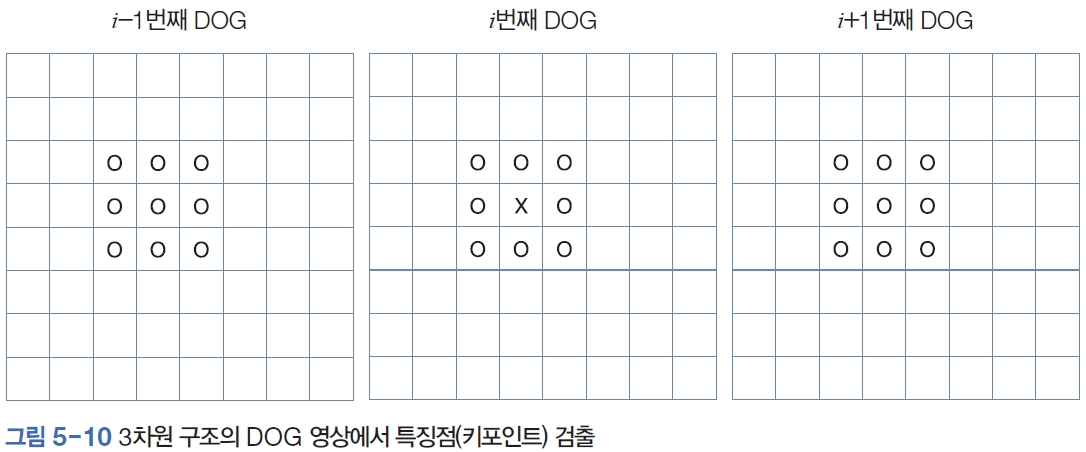
#> input picture ch05_feature/그림 5-10.jpg, 1086 x 452 px, given in place of zener_star.jpg, which was not available
$ jupyter execute --allow-errors features1.ipynb   (text cells are left out)
#> lines starting #> are read from the running program, lines starting #| are printed output that depends on the picture; after the words box and inside, x2 and y2 are one past the last pixel; in counts of white or black regions, pixels touching at a corner belong together; pictures that were not available may be replaced by others from this repository, and a replacement may not be noted
[cell 1]
from IPython.display import Image

[cell 2]
Image("그림 5-2.jpg", width=1024)

[cell 3]
Image("그림 5-3.jpg", width=1024)

[cell 4]
Image("그림 5-4.jpg", width=720)

[cell 5]
Image("curvature.jpg", width=640)

[cell 6]
Image("표 5-1.jpg", width=720)

[cell 7]
Image("그림 5-5.jpg", width=640)

[cell 8]
Image("그림 5-6.jpg", width=720)

[cell 9]
import cv2
import numpy as np
import matplotlib.pyplot as plt

#1. 실험 이미지 읽기
#filepath = 'triangle.png' # 'zener_star.jpg'
filepath = 'zener_star.jpg'
src = cv2.imread(filepath)
#> src is the input picture: shape (452, 1086, 3); mean B, G, R 247.5, 246.6, 245.5

# 변형
'''
rows, cols, channels = src.shape

# Rotation 변화, Invariant?
M = cv2.getRotationMatrix2D( (cols/2, rows/2),  45, 1.0 )  # center, rotation, scale
src = cv2.warpAffine( src, M, (cols, rows), borderValue=(255, 255, 255))  # 변형하고 주변을 하얀색으로 채움

# Scale 변화! invariant?
M = cv2.getRotationMatrix2D( (cols/2, rows/2),  45, 1.5 )  # center, rotation, scale
src = cv2.warpAffine( src, M, (cols, rows), borderValue=(255, 255, 255))  # 변형하고 주변을 하얀색으로 채움
'''

gray = cv2.cvtColor(src, cv2.COLOR_BGR2GRAY)

#2 해리스 코너 적용
bs = 5;  #5
res = cv2.cornerHarris(gray, blockSize=bs, ksize=3, k=0.04)
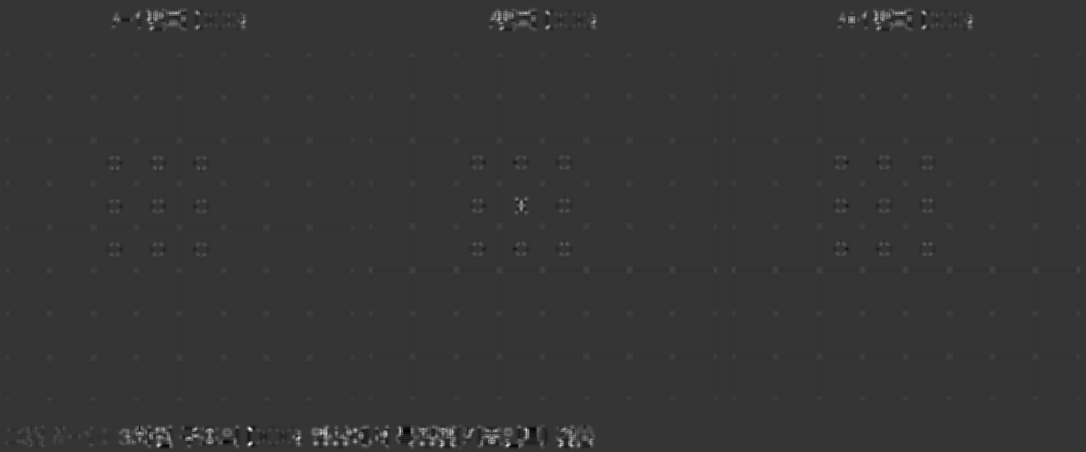
#> res: shape (452, 1086) float32; min -0.0168, max 0.0636, mean 0.000178; drawn with min black and max white

# visualize
#> (the rest of this cell did not finish here and is left out)

[cell 10]
#3. Non-Max Supression 알고리즘 대신 간단하게 Cetroid 를 찾음.
#   TODO: 이진영상에서 연결영역을 찾고, 각 연결 영역 단위로 mask를 만들어서
#         MinMaxLoc(arr, mask=NULL) 사용하여 위치를 찾으면 될것으로 보임.
#         관심있는 학생들을 한번 시도해 보길.
T_harris = 0.01 #0.02
ret, res_bin = cv2.threshold(res, T_harris, 255, cv2.THRESH_BINARY)
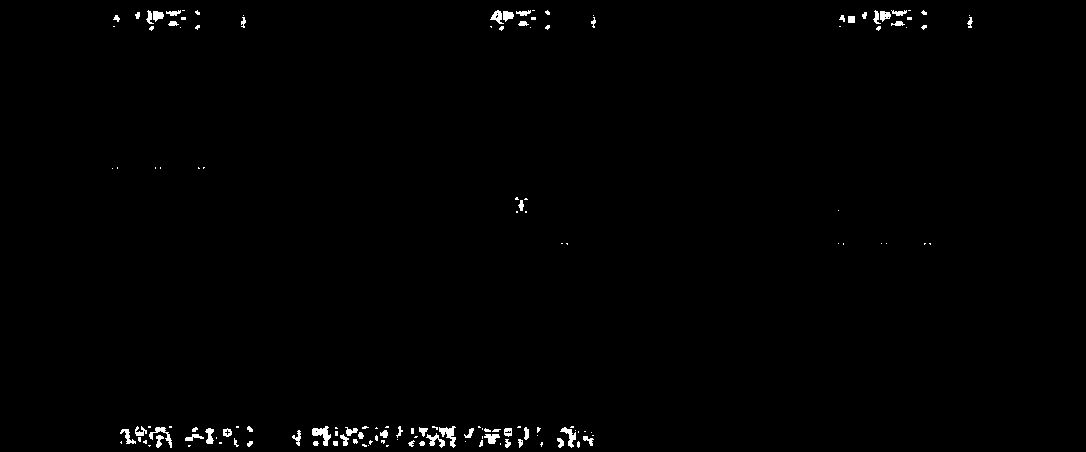
#> res_bin: shape (452, 1086) float32; 0.77% white; 143 white regions (86 under 20 px), largest, box (x1, y1, x2, y2) and area: (312, 426, 331, 446) 181, (439, 426, 456, 448) 168, (149, 427, 172, 448) 133
#> ret = 0.01
res_bin = cv2.dilate(res_bin, None) # 3x3 rect kernel
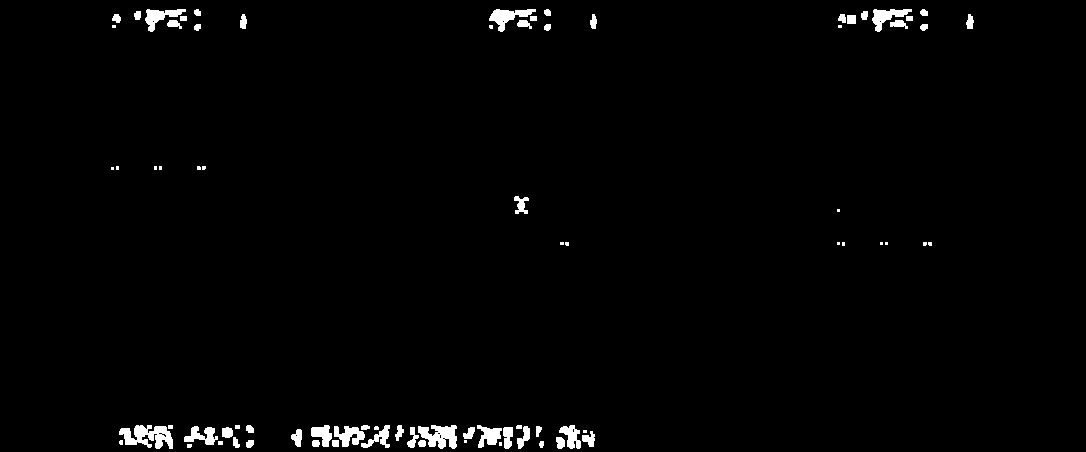
#> res_bin: shape (452, 1086) float32; 1.6% white; 78 white regions (24 under 20 px), largest, box (x1, y1, x2, y2) and area: (119, 425, 173, 449) 780, (418, 425, 457, 449) 617, (489, 9, 536, 32) 450
res_bin = np.uint8(res_bin)
ret, labels, stats, centroids = cv2.connectedComponentsWithStats(res_bin)
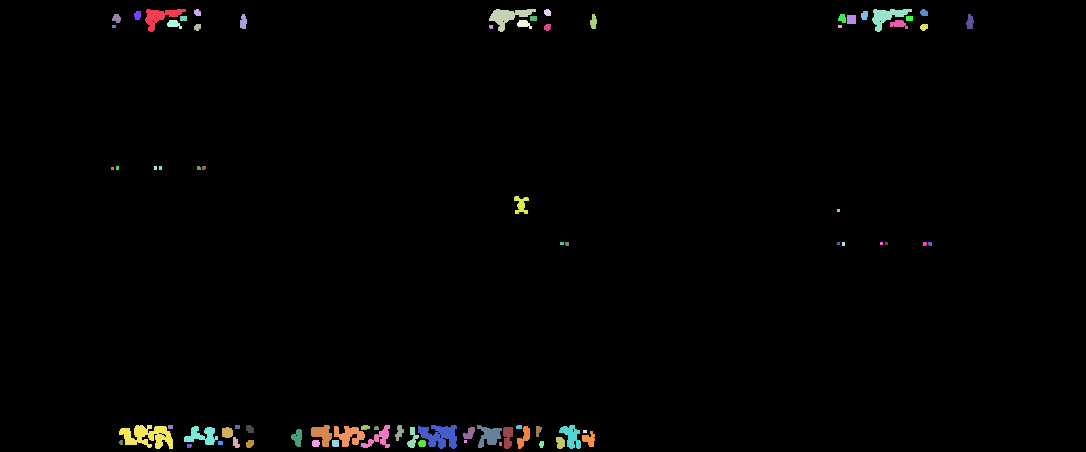
#> labels: shape (452, 1086) int32; 79 distinct labels, from 0 to 78; one colour per label, 0 black
#> ret = 79; stats = 79 rows, first 6: [0, 0, 1086, 452, 483119], [145, 9, 41, 23, 392], [194, 9, 7, 7, 40], [489, 9, 47, 23, 450], [544, 9, 7, 7, 41], [872, 9, 40, 23, 396]; centroids = 79 pairs, first value 112 to 969.6, second value 12.15 to 445.4
#print('centroids.shape=', centroids.shape)
#print('centroids=',centroids)
centroids = np.float32(centroids[1:, :])  # 배경영역제거
#> centroids = 78 pairs, first value 112 to 969.6, second value 12.15 to 445.4

#3. subpixel 검색
term_crit=(cv2.TERM_CRITERIA_MAX_ITER + cv2.TERM_CRITERIA_EPS,10, 0.001)
corners = cv2.cornerSubPix(gray, centroids, (5,5), (-1,-1), term_crit)
#> corners = 78 pairs, first value 112.4 to 971.4, second value 11.06 to 447.4
#print('corners=',corners)

dst = src.copy()
for x, y in corners:
    cv2.circle(dst, (int(x), int(y)), 3, (0,0,255), 2)
#> this loop made 78 passes
#> (x, y) on passes 1 to 12: (163.5, 14.07), (195.7, 11.14), (508.5, 15.1), (546.2, 11.06), (891, 11.69), (922.4, 11.09), (138.5, 13.31), (865.3, 13.25), (116, 17.53), (244.7, 19.44), (595.2, 19.42), (841.7, 17.42)
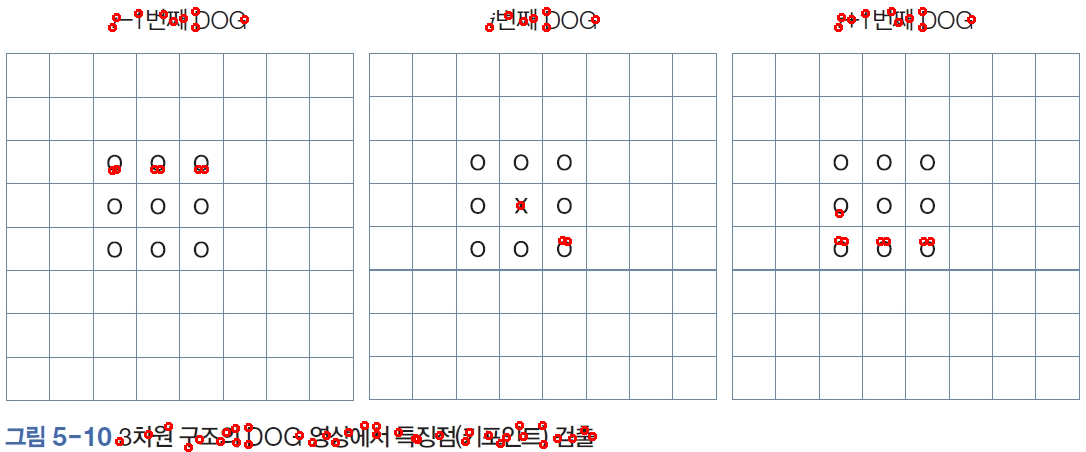
#> dst: shape (452, 1086, 3); 0.91% of pixels changed, all inside (x1, y1, x2, y2) = (108, 7, 976, 452)

#> (the rest of this cell did not finish here and is left out)

$ run again, on ch05_feature/그림 5-11.jpg
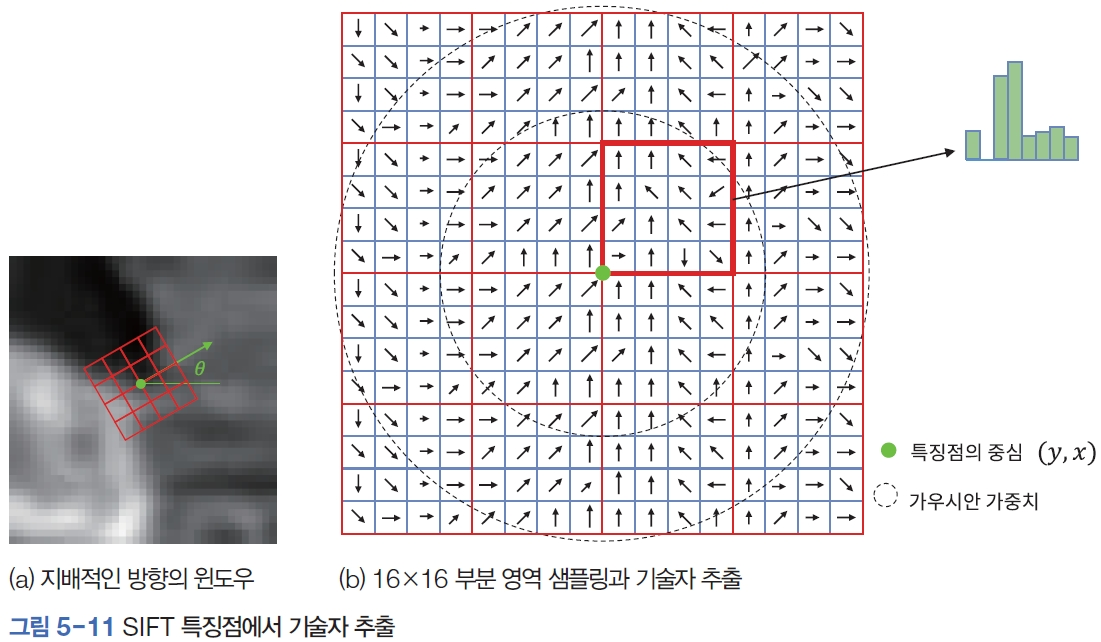
#> input picture ch05_feature/그림 5-11.jpg, 1101 x 642 px, given in place of zener_star.jpg, which was not available
#> src is the input picture: shape (642, 1101, 3); mean B, G, R 224.5, 223.3, 224.7
#> `ret, res_bin = cv2.threshold(res, T_harris, 255, cv2.THRESH_BINARY)`:
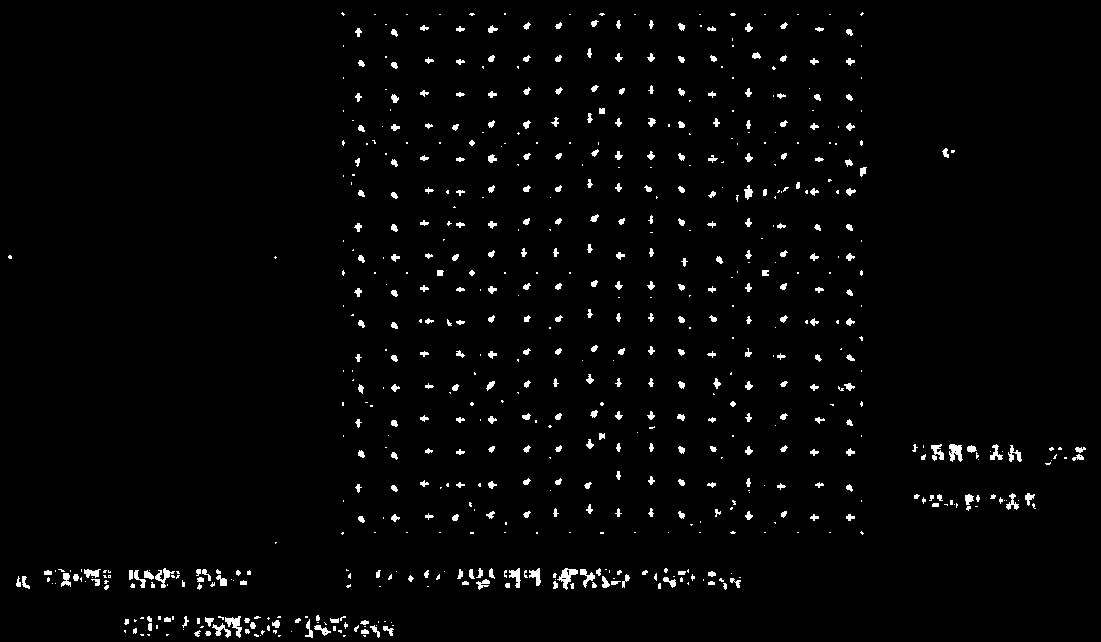
#> res_bin: shape (642, 1101) float32; 2.2% white; 686 white regions (332 under 20 px), largest, box (x1, y1, x2, y2) and area: (557, 568, 578, 590) 191, (949, 444, 963, 462) 170, (225, 616, 242, 638) 166
#> `ret, res_bin = cv2.threshold(res, T_harris, 255, cv2.THRESH_BINARY)`: ret = 0.01
#> labels: shape (642, 1101) int32; 563 distinct labels, from 0 to 562
#> `ret, labels, stats, centroids = cv2.connectedComponentsWithStats(res_b..`: ret = 563; stats = 563 rows, first 6: [0, 0, 1101, 642, 673751], [340, 11, 6, 6, 28], [859, 11, 6, 6, 28], [373, 13, 4, 3, 12], [405, 13, 4, 3, 12], [438, 13, 4, 3, 12]; centroids = 563 pairs, first value 9.58 to 1078.7, second value 13.5 to 634.4
#> `centroids = np.float32(centroids[1:, :])`: centroids = 562 pairs, first value 9.58 to 1078.7, second value 13.5 to 634.4
#> corners = 562 pairs, first value 8.56 to 1079.1, second value 11.57 to 635.9
#> the loop `for x, y in corners:` made 562 passes
#> (x, y) on passes 1 to 3: (341.3, 12.31), (862.7, 12.32), (374.5, 12.45)
#> after the loop `for x, y in corners:`:
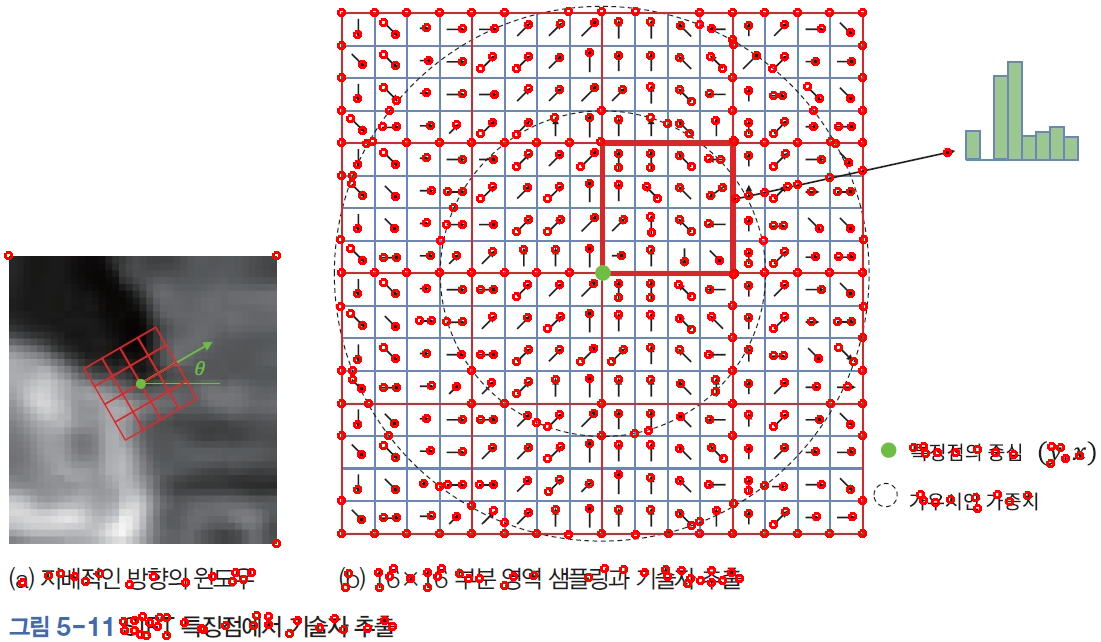
#> dst: shape (642, 1101, 3); 4.66% of pixels changed, all inside (x1, y1, x2, y2) = (4, 7, 1084, 640)

$ run again, on ch05_feature/그림 5-17.jpg
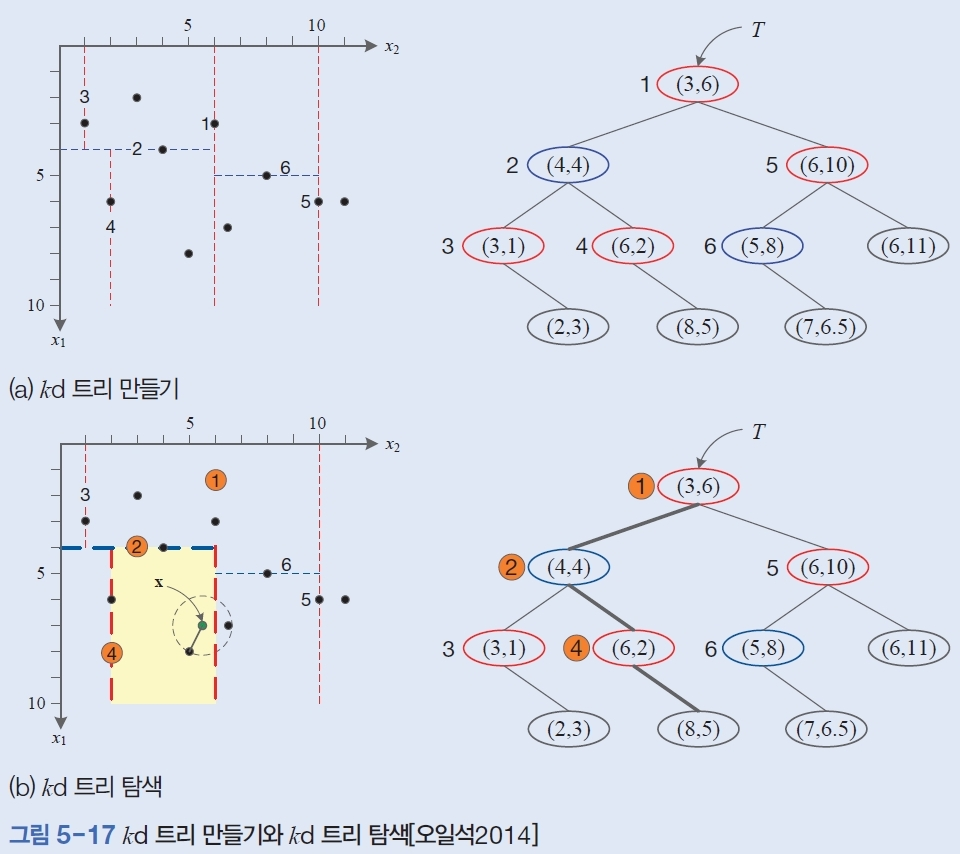
#> input picture ch05_feature/그림 5-17.jpg, 960 x 854 px, given in place of zener_star.jpg, which was not available
#> src is the input picture: shape (854, 960, 3); mean B, G, R 238.2, 226.7, 220.2
#> `ret, res_bin = cv2.threshold(res, T_harris, 255, cv2.THRESH_BINARY)`:
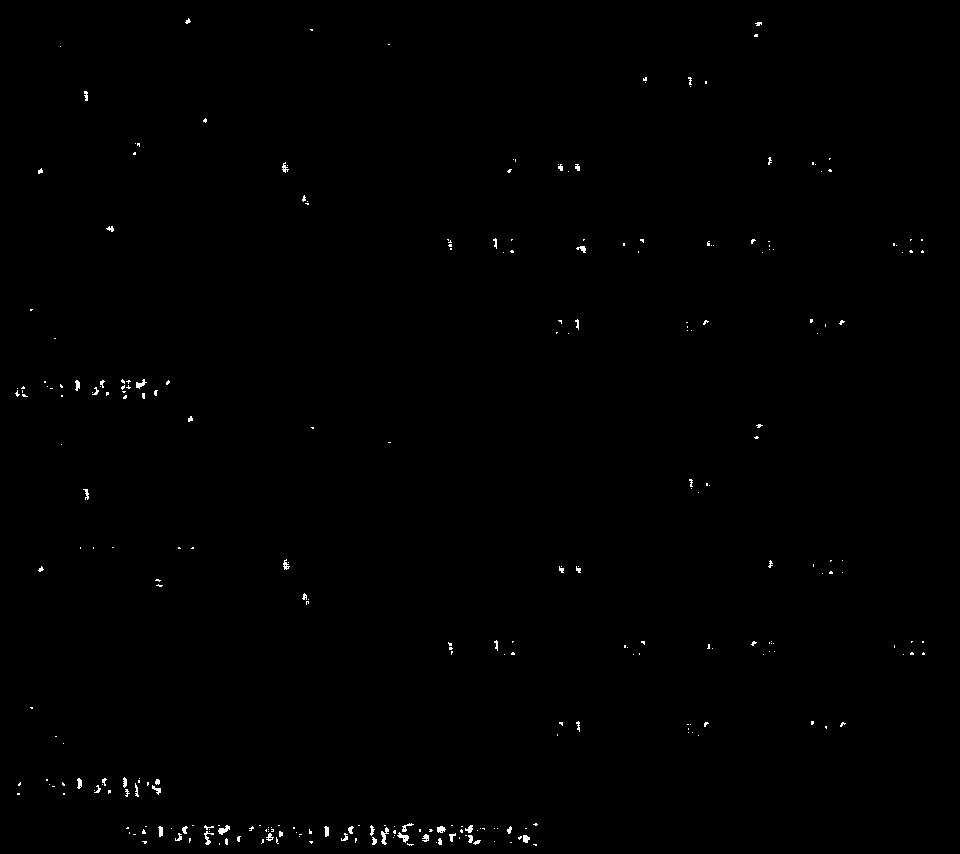
#> res_bin: shape (854, 960) float32; 0.37% white in thin lines or dots
#> `ret, res_bin = cv2.threshold(res, T_harris, 255, cv2.THRESH_BINARY)`: ret = 0.01
#> labels: shape (854, 960) int32; 203 distinct labels, from 0 to 202
#> `ret, labels, stats, centroids = cv2.connectedComponentsWithStats(res_b..`: ret = 203; stats = 203 rows, first 6: [0, 0, 960, 854, 811679], [184, 17, 8, 8, 47], [754, 21, 9, 6, 48], [309, 28, 5, 4, 19], [753, 33, 6, 5, 29], [387, 43, 4, 3, 12]; centroids = 203 pairs, first value 18 to 923, second value 20.81 to 844.4
#> `centroids = np.float32(centroids[1:, :])`: centroids = 202 pairs, first value 18 to 923, second value 20.81 to 844.4
#> corners = 202 pairs, first value 15.52 to 923.1, second value 20.59 to 845.5
#> the loop `for x, y in corners:` made 202 passes
#> (x, y) on passes 1 to 3: (185.6, 20.59), (760.4, 21.52), (312.3, 29.67)
#> after the loop `for x, y in corners:`:
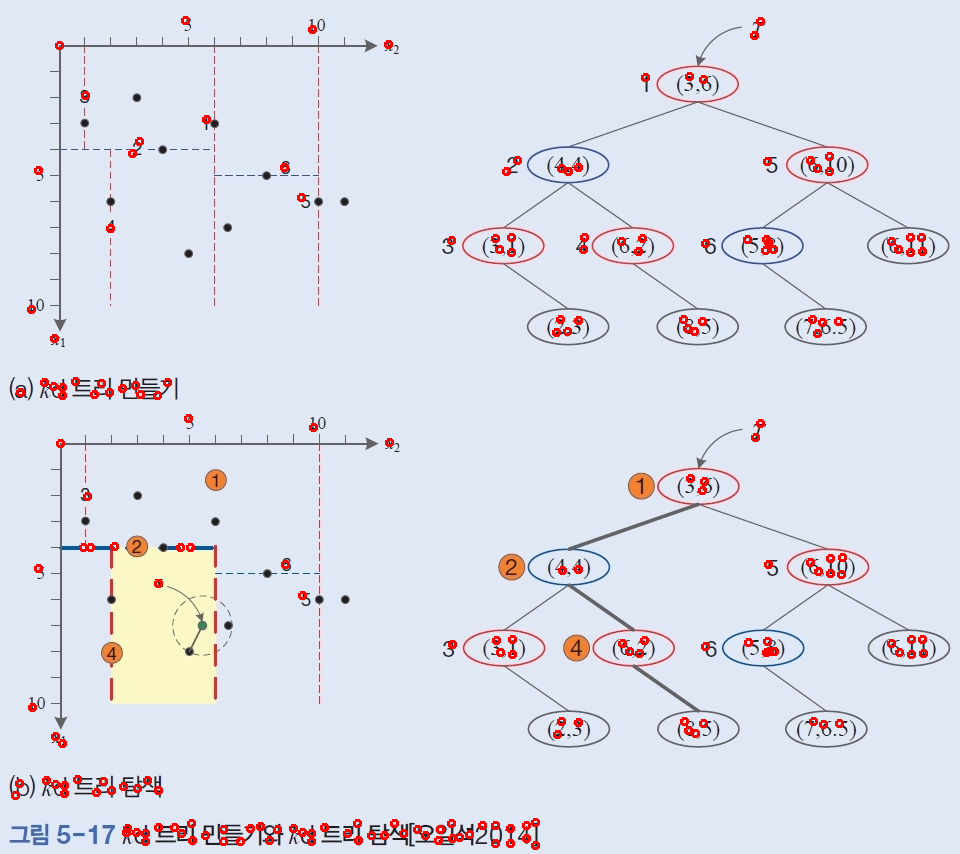
#> dst: shape (854, 960, 3); 1.42% of pixels changed, all inside (x1, y1, x2, y2) = (11, 16, 928, 850)
